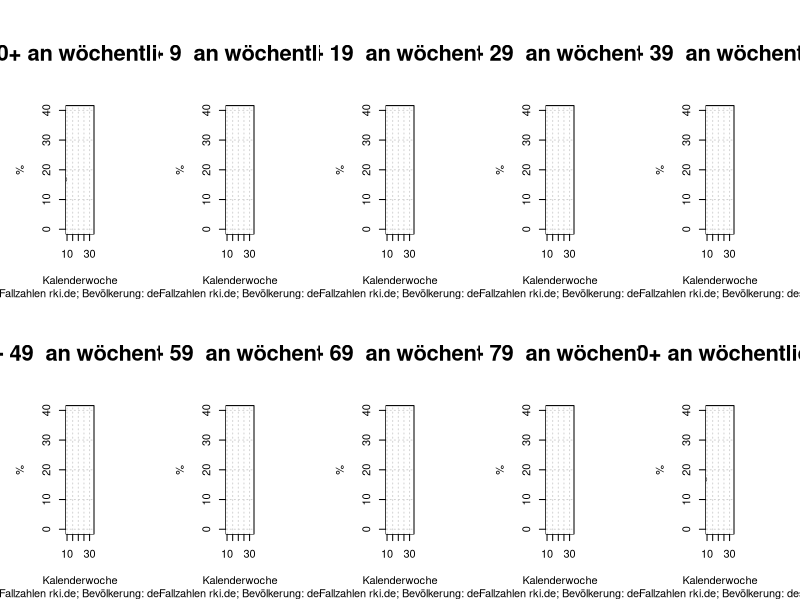

Generate this figure with R:
#!/usr/bin/env Rscript

library(data.table)

data <- as.matrix(read.csv("../data/DEFalleAlterKw.csv"))
dpop <- read.table(file("../data/DEPopulationAge.csv"), sep=";", header=TRUE)

population <- sum(dpop$male)+sum(dpop$female)
age59 <- sum(dpop$both[1:60])
age80 <- sum(dpop$both[81:86])

png("DEFalleAlterKw.png", width = 3840, height = 2160)

par(mar=c(5,5,8,5), mfrow = c(2,5))

plot(
   data[,1]
   , apply(data[,8:12], 1, FUN=sum) / apply(data[,2:12], 1, FUN=sum) *100
   , type = "b"
   , col = "black"
   , xlab = "Kalenderwoche"
   , ylab = "%"
   , ylim = c(0,40)
   , main = "Anteil Altersgruppe 60+ an wöchentlichen COVID-19 Fällen"
   , cex.main = 2
   , sub = "Quelle: Fallzahlen rki.de; Bevölkerung: destatis.de"
   )

abline (
  h = (1 - age59/population)*100
  , col = "blue"
  )

options (digits = 3)

text( 30, 
      (1 - age59/population)*100 +0.5 , 
      paste("Anteil an Bevölkerung [",round((1 - age59/population)*100,1),"%]")
      )

legend(
  "topright"
  , legend = "Altersgruppe 60+"
  , col = "black"
  , lty = 1
  , cex = 5
  )

grid()

for (a in 2:9) {
   l <- ((a-2)*10+1)
   u <- l+9
   calter <- sum(dpop$both[l:u])
   print(calter)
   
   plot(
      data[,1]
      , data[,a] / apply(data[,2:12], 1, FUN=sum) *100
      , type = "b"
      , col = "black"
      , xlab = "Kalenderwoche"
      , ylab = "%"
      , ylim = c(0,40)
      , main = paste("Anteil Altersgruppe", l-1, "-", u-1 ," an wöchentlichen COVID-19 Fällen")
      , cex.main = 2
      , sub = "Quelle: Fallzahlen rki.de; Bevölkerung: destatis.de"
   )
   
   abline (
      h = calter/population*100
      , col = "blue"
   )
   
   options (digits = 3)
   
   text( 30
         , calter/population*100 +0.5
         , paste("Anteil an Bevölkerung [",round(calter/population*100,1),"%]")
         , pos = 4 )
   
   legend(
      "topright"
      , legend = paste("Altersgruppe", l-1,"-",u-1)
      , col = "black"
      , lty = 1
      , cex = 5
   )
   
   grid()
   
   
}

plot(
   data[,1]
   , apply(data[,10:12], 1, FUN=sum) / apply(data[,2:12], 1, FUN=sum) *100
   , type = "b"
   , col = "black"
   , xlab = "Kalenderwoche"
   , ylab = "%"
   , ylim = c(0,40)
   , main = "Anteil Altersgruppe 80+ an wöchentlichen COVID-19 Fällen"
   , cex.main = 2
   , sub = "Quelle: Fallzahlen rki.de; Bevölkerung: destatis.de"
)

abline (
   h = age80/population*100
   , col = "blue"
)

options (digits = 3)

text( 30, 
      age80/population*100 +0.5 , 
      paste("Anteil an Bevölkerung [",round(age80/population*100,1),"%]")
)

legend(
   "topright"
   , legend = "Altersgruppe 80+"
   , col = "black"
   , lty = 1
   , cex = 5
)

grid()

dev.off()

